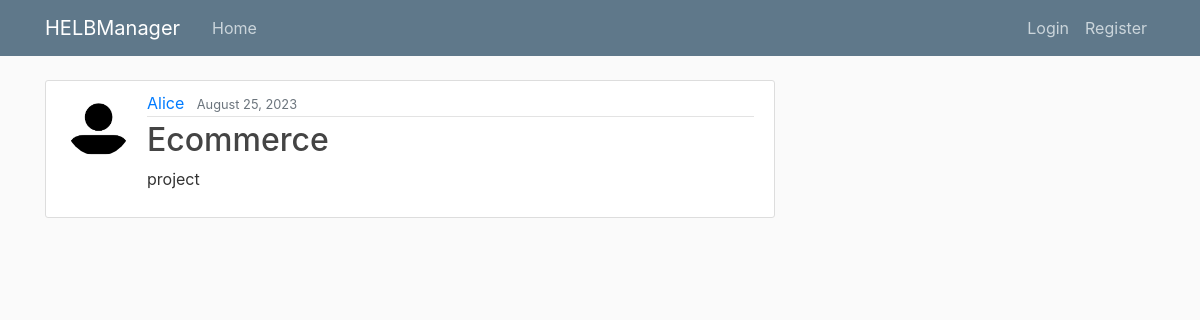
The page /post/8/ on the database its author committed.
### blog/models.py (models this page shows, shortened)
class Post(models.Model):
    chef = models.ForeignKey(User, related_name='projects_managed', on_delete=models.CASCADE)
    title= models.CharField(max_length=100)
    description= models.TextField()
    date_posted= models.DateTimeField(default=timezone.now)
    author= models.ForeignKey(User, on_delete=models.CASCADE)
    participants = models.ManyToManyField(User, related_name='projects_joined')

### users/models.py (models this page shows, shortened)
class Profile(models.Model):
    user = models.OneToOneField(User, on_delete=models.CASCADE)
    image = models.ImageField(default='default.jpg', upload_to='profile_pics')

### blog/views.py (the view)
# urls.py: path('post/<int:pk>/',PostDetailView.as_view(), name='post-detail'),
class PostDetailView(DetailView):
    model = Post

### blog/templates/blog/post_detail.html (shortened to what this page needs)
{% extends "blog/base.html" %}
{% block content %}
    <article class="media content-section">
        <img class="rounded-circle article-img" src="{{ object.author.profile.image.url }}">
        <div class="media-body">
            <div class="article-metadata">
                <a class="mr-2" href="#">{{ object.author }}</a>
                <small class="text-muted">{{ object.date_posted|date:"F d, Y" }}</small>
            </div>
            <h2 class="article-title" >{{ object.title }}</h2>
            <p class="article-content">{{ object.description }}</p>
        </div>
    </article>
{% endblock content %}

### blog/static/blog/main.css (style rules this page uses)
body { background: #fafafa; color: #333333; margin-top: 5rem; }
h1, h2, h3, h4, h5, h6 { color: #444444; }
.content-section { background: #ffffff; padding: 10px 20px; border: 1px solid #dddddd; border-radius: 3px; margin-bottom: 20px; }
.article-title { color: #444444; }
.article-content { white-space: pre-line; }
.article-img { height: 65px; width: 65px; margin-right: 16px; }
.article-metadata { padding-bottom: 1px; margin-bottom: 4px; border-bottom: 1px solid #e3e3e3; }

### rows shown on the page
Post: author.profile.image (placeholder picture), author "Alice", date_posted "August 25, 2023", title "Ecommerce", description "project"
